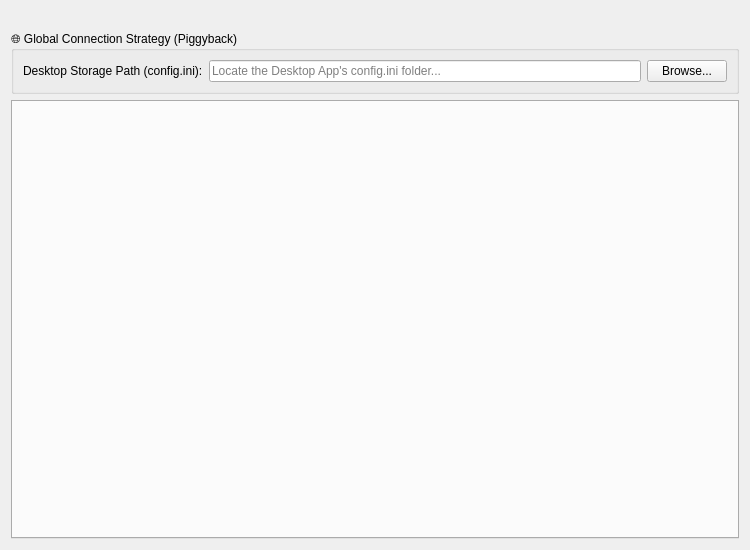
<?xml version="1.0" encoding="UTF-8"?>
<ui version="4.0">
 <class>MigrationDashboard</class>
 <widget class="QWidget" name="MigrationDashboard">
  <property name="geometry">
   <rect>
    <x>0</x>
    <y>0</y>
    <width>750</width>
    <height>550</height>
   </rect>
  </property>
  <property name="windowTitle">
   <string>Administrator Dashboard - Migration &amp; Services</string>
  </property>
  <layout class="QVBoxLayout" name="verticalLayout">
   <item>
    <layout class="QVBoxLayout" name="verticalLayout_2">
     <item>
      <spacer name="horizontalSpacer">
       <property name="orientation">
        <enum>Qt::Orientation::Horizontal</enum>
       </property>
       <property name="sizeHint" stdset="0">
        <size>
         <width>40</width>
         <height>20</height>
        </size>
       </property>
      </spacer>
     </item>
     <item>
      <widget class="QGroupBox" name="globalConfigGroup">
       <property name="title">
        <string>🌐 Global Connection Strategy (Piggyback)</string>
       </property>
       <layout class="QHBoxLayout" name="horizontalLayout_config">
        <item>
         <widget class="QLabel" name="label_desktop_path">
          <property name="text">
           <string>Desktop Storage Path (config.ini):</string>
          </property>
         </widget>
        </item>
        <item>
         <widget class="QLineEdit" name="input_desktop_path">
          <property name="readOnly">
           <bool>false</bool>
          </property>
          <property name="placeholderText">
           <string>Locate the Desktop App's config.ini folder...</string>
          </property>
         </widget>
        </item>
        <item>
         <widget class="QPushButton" name="btn_browse_desktop">
          <property name="text">
           <string>Browse...</string>
          </property>
         </widget>
        </item>
       </layout>
      </widget>
     </item>
     <item>
      <widget class="QTabWidget" name="mainTabs">
       <property name="currentIndex">
        <number>-1</number>
       </property>
      </widget>
     </item>
    </layout>
   </item>
  </layout>
 </widget>
 <resources/>
 <connections/>
</ui>
